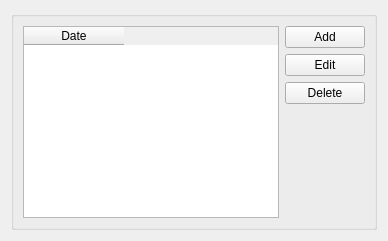
     <widget class="QWidget" name="tab_3">
      <attribute name="title">
       <string>Permanency Hearing</string>
      </attribute>
      <layout class="QGridLayout" name="gridLayout_6">
       <item row="0" column="0">
        <widget class="QGroupBox" name="periodic_review_group_box_2">
         <property name="title">
          <string/>
         </property>
         <layout class="QHBoxLayout" name="horizontalLayout_25">
          <item>
           <widget class="QTableWidget" name="permanency_hearings_table">
            <column>
             <property name="text">
              <string>Date</string>
             </property>
            </column>
           </widget>
          </item>
          <item>
           <layout class="QVBoxLayout" name="verticalLayout_24">
            <item>
             <widget class="QPushButton" name="permanency_hearing_add_button">
              <property name="text">
               <string>Add</string>
              </property>
             </widget>
            </item>
            <item>
             <widget class="QPushButton" name="permanency_hearing_edit_button">
              <property name="text">
               <string>Edit</string>
              </property>
             </widget>
            </item>
            <item>
             <widget class="QPushButton" name="permanency_hearing_delete_button">
              <property name="text">
               <string>Delete</string>
              </property>
             </widget>
            </item>
            <item>
             <spacer name="verticalSpacer_8">
              <property name="orientation">
               <enum>Qt::Vertical</enum>
              </property>
              <property name="sizeHint" stdset="0">
               <size>
                <width>20</width>
                <height>40</height>
               </size>
              </property>
             </spacer>
            </item>
           </layout>
          </item>
         </layout>
        </widget>
       </item>
      </layout>
     </widget>
